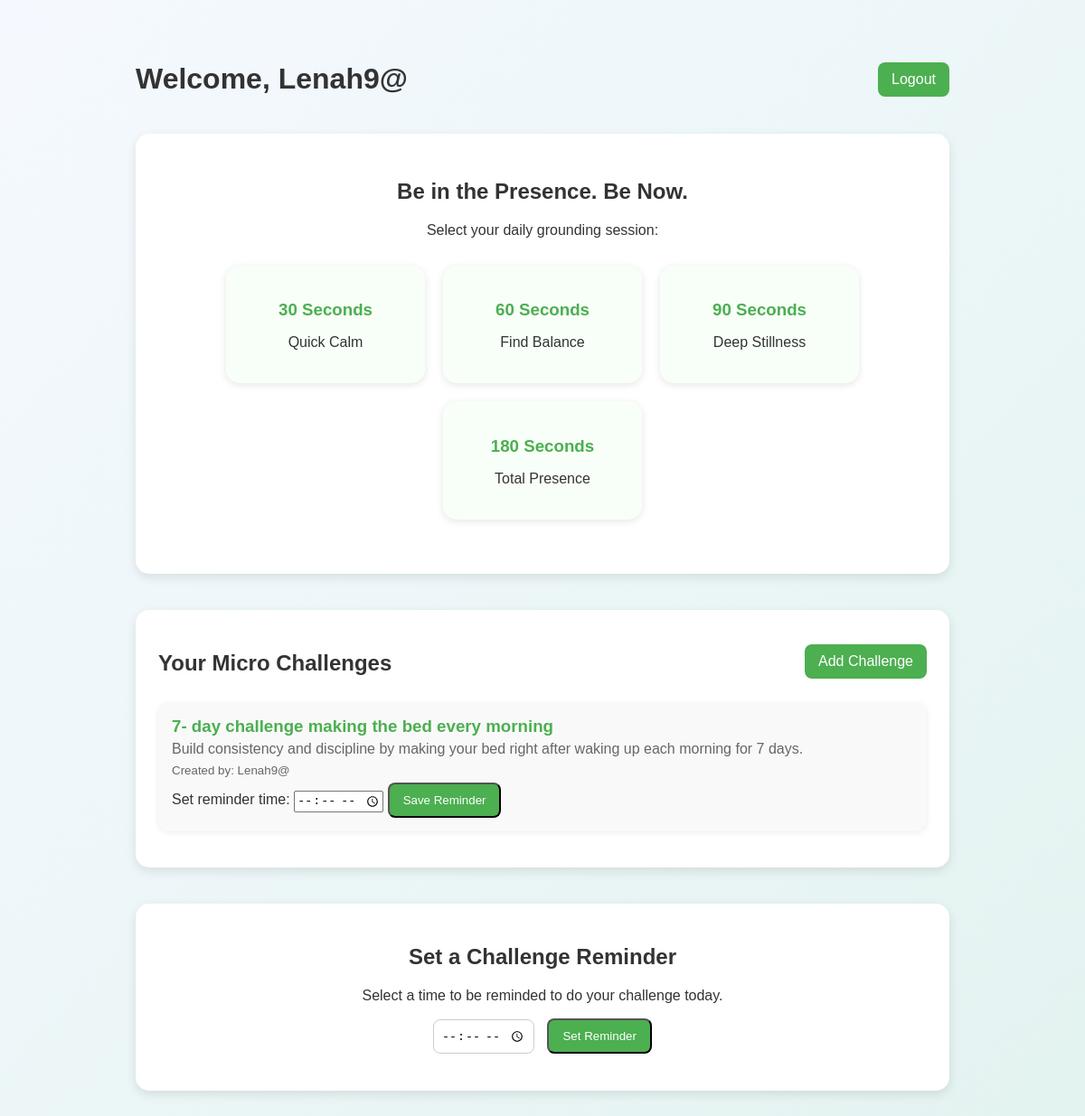
The app's page / (signed in) with its own data.
### core/models.py (models this page shows, shortened)
class Challenge(models.Model):
    title = models.CharField(max_length=255)
    description = models.TextField()
    duration_seconds = models.IntegerField(default=0)
    start_date = models.DateField(null=True, blank=True)
    end_date = models.DateField(null=True, blank=True)
    created_by = models.ForeignKey(User, on_delete=models.CASCADE)
    created_at = models.DateTimeField(auto_now_add=True)

### core/views.py (the view, shortened to what this page needs)
# urls.py: path('', views.dashboard, name='dashboard'),  # root goes to dashboard
@login_required
def dashboard(request):
    user = request.user
    challenges = Challenge.objects.filter(created_by=user)
    progress = Progress.objects.filter(user=user)
    emotions = EmotionLog.objects.filter(user=user).order_by('-created_at')
    reminders = Reminder.objects.filter(user=user, active=True)
    form = ReminderForm()
    completed_days = progress.filter(completed=True).count()
    total_days = 7  # assuming a 7-day challenge
    completion_percentage = (completed_days / total_days) * 100 if total_days > 0 else 0
    context = {
        "challenges": challenges,
        "progress": progress,
        "emotions": emotions,
        "reminders": reminders,
        "completion_percentage": completion_percentage,
        "form": form,
    }
    return render(request, "core/dashboard.html", context)

### core/forms.py
class ReminderForm(forms.ModelForm):
    class Meta:
        model = Reminder
        fields = ['challenge', 'remind_time', 'active']

### core/templates/core/dashboard.html (shortened to what this page needs)
<!DOCTYPE html>
<html>
<head>
</head>
<body>
  <div class="dashboard-container">
    <div class="top-actions">
      <h1>Welcome, {{ request.user.username }}</h1>
      <a href="{% url 'logout' %}" class="btn">Logout</a>
    </div>
    <div class="breathing-section">
      <h2>Be in the Presence. Be Now.</h2>
      <p>Select your daily grounding session:</p>
      <div class="sessions">
        <div class="session" onclick="startSession(30)">
          <h3>30 Seconds</h3>
          <p>Quick Calm</p>
        </div>
        <div class="session" onclick="startSession(60)">
          <h3>60 Seconds</h3>
          <p>Find Balance</p>
        </div>
        <div class="session" onclick="startSession(90)">
          <h3>90 Seconds</h3>
          <p>Deep Stillness</p>
        </div>
        <div class="session" onclick="startSession(180)">
          <h3>180 Seconds</h3>
          <p>Total Presence</p>
        </div>
      </div>
    </div>
    <div class="challenge-section">
      <div class="top-actions" style="margin-bottom:15px;">
        <h2>Your Micro Challenges</h2>
        <a href="{% url 'create_challenge' %}" class="btn">Add Challenge</a>
      </div>
      {% if challenges %}
        {% for challenge in challenges %}
  <div class="challenge-card">
    <h3>{{ challenge.title }}</h3>
    <p>{{ challenge.description }}</p>
    <p><small>Created by: {{ challenge.created_by.username }}</small></p>
    <form method="POST" action="{% url 'set_reminder' challenge.id %}">
      <label>Set reminder time:</label>
      <input type="time" name="remind_time" required>
      <button type="submit" class="btn">Save Reminder</button>
    </form>
  </div>
{% endfor %}
      {% else %}
        <p>No challenges yet! Create your first one.</p>
      {% endif %}
    </div>
    <div class="reminder-section">
      <h2>Set a Challenge Reminder</h2>
      <p>Select a time to be reminded to do your challenge today.</p>
      <input type="time" id="reminderTime">
      <button class="btn" onclick="setReminder()">Set Reminder</button>
    </div>
  </div>
</body>
</html>

### core/templates/core/dashboard.html (style rules this page uses)
body { font-family: 'Poppins', sans-serif; background: linear-gradient(to bottom right, #f5f9ff, #e3f3f0); padding: 40px; color: #333; }
h1, h2 { text-align: center; color: #333; }
.dashboard-container { max-width: 900px; margin: auto; }
.top-actions { display: flex; justify-content: space-between; align-items: center; margin-bottom: 20px; }
.btn { background: #4CAF50; color: white; padding: 10px 15px; border-radius: 8px; text-decoration: none; font-weight: 500; }
.breathing-section { background: white; padding: 30px; border-radius: 15px; box-shadow: 0 4px 12px rgba(0,0,0,0.1); text-align: center; margin-bottom: 40px; }
.sessions { display: flex; justify-content: center; gap: 20px; margin: 30px 0; flex-wrap: wrap; }
.session { background: #f8fff8; border-radius: 15px; padding: 20px; width: 180px; box-shadow: 0 2px 8px rgba(0,0,0,0.1); cursor: pointer; transition: transform 0.2s ease; }
.session h3 { color: #4CAF50; margin-bottom: 8px; }
.challenge-section { background: white; padding: 25px; border-radius: 15px; box-shadow: 0 4px 12px rgba(0,0,0,0.1); margin-bottom: 40px; }
.challenge-section h2 { color: #333; margin-bottom: 15px; }
.challenge-card { background: #f9f9f9; border-radius: 12px; padding: 15px; margin-bottom: 15px; box-shadow: 0 1px 6px rgba(0,0,0,0.08); }
.challenge-card h3 { margin: 0; color: #4CAF50; }
.challenge-card p { margin: 5px 0; color: #666; }
.reminder-section { background: white; padding: 25px; border-radius: 15px; box-shadow: 0 4px 12px rgba(0,0,0,0.1); text-align: center; }
.reminder-section input { padding: 8px; border-radius: 8px; border: 1px solid #ccc; margin-right: 10px; }

### records on screen
Challenge: title "7- day challenge making the bed every morning", description "Build consistency and discipline by making your bed right after waking up each morning for 7 days.", created_by.username "Lenah9@"

### other values on screen
{{ request.user.username }} "Lenah9@"
